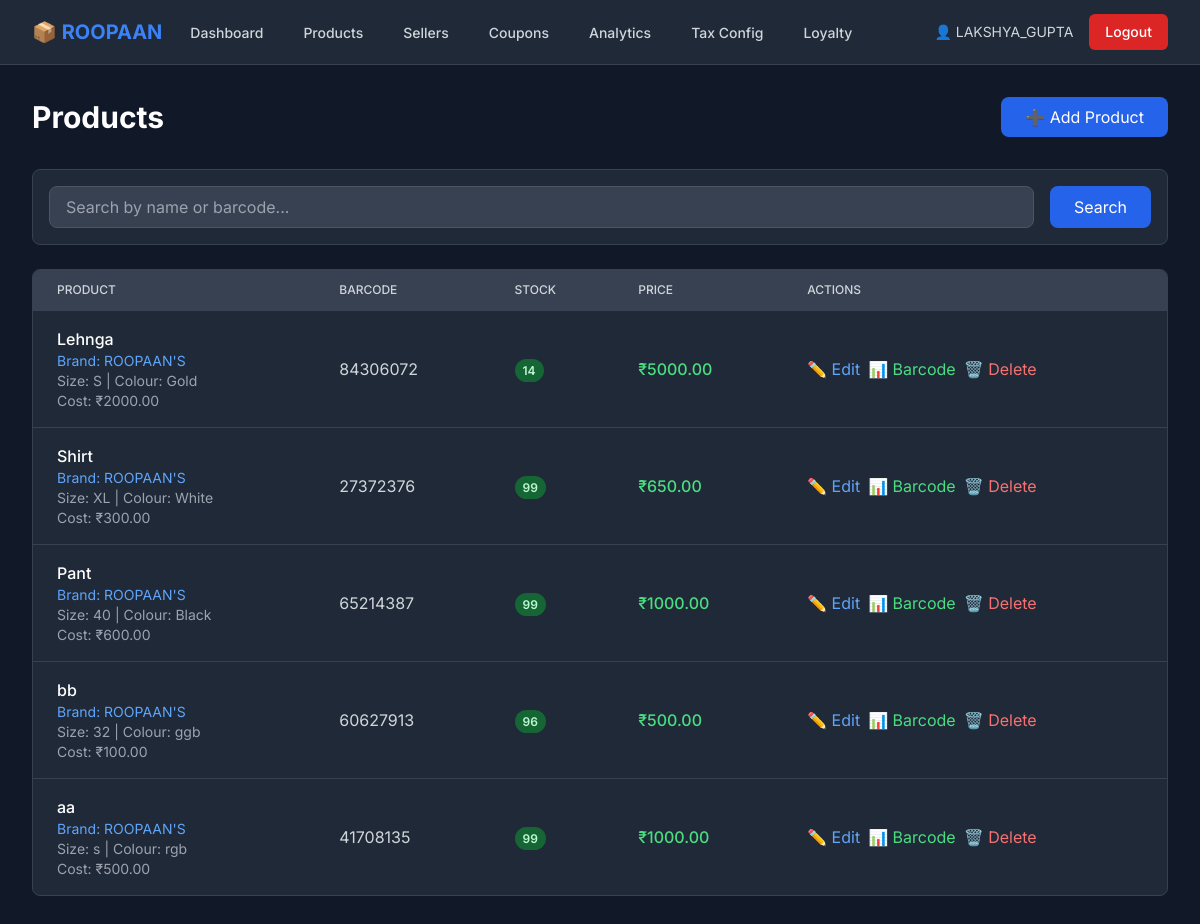
The app's page /inventory/products/ (signed in) with its own data.
### inventory/models.py (models this page shows, shortened)
class User(AbstractUser):
    USER_TYPE_CHOICES = [
        ('inventory', 'Inventory Manager'),
        ('seller', 'Seller'),
    ]
    user_type = models.CharField(max_length=20, choices=USER_TYPE_CHOICES, default='inventory')
    phone = models.CharField(max_length=15, blank=True, null=True)

class Product(models.Model):
    id = models.UUIDField(primary_key=True, default=uuid.uuid4, editable=False)
    name = models.CharField(max_length=255)
    brand = models.CharField(max_length=100, blank=True, null=True, default="ROOPAAN'S")
    size = models.CharField(max_length=50, blank=True, null=True)
    colour = models.CharField(max_length=50, blank=True, null=True)
    barcode = models.CharField(max_length=100, unique=True, blank=True)
    quantity = models.IntegerField(default=0, validators=[MinValueValidator(0)])
    selling_price = models.DecimalField(
        max_digits=10,
        decimal_places=2,
        validators=[MinValueValidator(Decimal('0.00'))]
    )
    cost_price = models.DecimalField(
        max_digits=10,
        decimal_places=2,
        validators=[MinValueValidator(Decimal('0.00'))]
    )
    import_duty = models.DecimalField(
        max_digits=10,
        decimal_places=2,
        default=Decimal('0.00'),
        validators=[MinValueValidator(Decimal('0.00'))]
    )
    description = models.TextField(blank=True, null=True)
    image = models.ImageField(upload_to='products/', blank=True, null=True)
    created_at = models.DateTimeField(auto_now_add=True)
    updated_at = models.DateTimeField(auto_now=True)
    created_by = models.ForeignKey(User, on_delete=models.SET_NULL, null=True)
    class Meta:
        ordering = ['-created_at']

### inventory/views.py (the view)
# urls.py: path('products/', views.product_list, name='product_list'),
@login_required
@user_passes_test(is_inventory_manager)
def product_list(request):
    query = request.GET.get('q', '')
    products = Product.objects.all()
    if query:
        products = products.filter(
            Q(name__icontains=query) |
            Q(barcode__icontains=query)
        )
    context = {'products': products, 'query': query}
    return render(request, 'inventory/product_list.html', context)

### inventory/views.py (called while the page is built)
def is_inventory_manager(user):
    return user.is_authenticated and user.user_type == 'inventory'

### templates/inventory/product_list.html (shortened to what this page needs)
{% extends 'base.html' %}
{% block content %}
<div class="max-w-7xl mx-auto px-4 sm:px-6 lg:px-8 py-8">
    <div class="flex justify-between items-center mb-8">
        <h1 class="text-3xl font-bold text-white">Products</h1>
        <a href="{% url 'inventory:add_product' %}" class="bg-blue-600 hover:bg-blue-700 text-white px-6 py-2 rounded-lg">
            ➕ Add Product
        </a>
    </div>
    <div class="bg-gray-800 rounded-lg p-4 border border-gray-700 mb-6">
        <form method="GET" class="flex gap-4">
            <input type="text" name="q" value="{{ query }}"
                   placeholder="Search by name or barcode..."
                   class="flex-1 px-4 py-2 bg-gray-700 border border-gray-600 rounded-lg focus:outline-none focus:border-blue-500 text-white">
            <button type="submit" class="bg-blue-600 hover:bg-blue-700 text-white px-6 py-2 rounded-lg">
                Search
            </button>
        </form>
    </div>
    <div class="bg-gray-800 rounded-lg border border-gray-700 overflow-hidden">
        <table class="min-w-full divide-y divide-gray-700">
            <thead class="bg-gray-700">
                <tr>
                    <th class="px-6 py-3 text-left text-xs font-medium text-gray-300 uppercase">Product</th>
                    <th class="px-6 py-3 text-left text-xs font-medium text-gray-300 uppercase">Barcode</th>
                    <th class="px-6 py-3 text-left text-xs font-medium text-gray-300 uppercase">Stock</th>
                    <th class="px-6 py-3 text-left text-xs font-medium text-gray-300 uppercase">Price</th>
                    <th class="px-6 py-3 text-left text-xs font-medium text-gray-300 uppercase">Actions</th>
                </tr>
            </thead>
            <tbody class="divide-y divide-gray-700">
                {% for product in products %}
                <tr class="hover:bg-gray-700">
                    <td class="px-6 py-4">
                        <div class="text-white font-medium">{{ product.name }}</div>
                        <div class="text-blue-400 text-sm">Brand: {{ product.brand|default:"ROOPAN'S" }}</div>
                        {% if product.size or product.colour %}
                        <div class="text-gray-400 text-sm">
                            {% if product.size %}Size: {{ product.size }}{% endif %}
                            {% if product.size and product.colour %} | {% endif %}
                            {% if product.colour %}Colour: {{ product.colour }}{% endif %}
                        </div>
                        {% endif %}
                        <div class="text-gray-400 text-sm">Cost: ₹{{ product.cost_price }}</div>
                    </td>
                    <td class="px-6 py-4 text-gray-300">{{ product.barcode }}</td>
                    <td class="px-6 py-4">
                        <span class="px-2 py-1 text-xs font-semibold rounded-full {% if product.quantity <= 10 %}bg-red-800 text-red-200{% else %}bg-green-800 text-green-200{% endif %}">
                            {{ product.quantity }}
                        </span>
                    </td>
                    <td class="px-6 py-4 text-green-400 font-medium">₹{{ product.selling_price }}</td>
                    <td class="px-6 py-4">
                        <div class="flex gap-2">
                            <a href="{% url 'inventory:edit_product' product.id %}" class="text-blue-400 hover:text-blue-300">✏️ Edit</a>
                            <a href="{% url 'inventory:generate_barcode' product.id %}" class="text-green-400 hover:text-green-300">📊 Barcode</a>
                            <form method="POST" action="{% url 'inventory:delete_product' product.id %}"
                                  onsubmit="return confirm('⚠️ Are you sure you want to delete {{ product.name }}? This action cannot be undone!');"
                                  class="inline">
                                <button type="submit" class="text-red-400 hover:text-red-300">🗑️ Delete</button>
                            </form>
                        </div>
                    </td>
                </tr>
                {% empty %}
                <tr>
                    <td colspan="5" class="px-6 py-8 text-center text-gray-400">No products found</td>
                </tr>
                {% endfor %}
            </tbody>
        </table>
    </div>
</div>
{% endblock %}

### templates/base.html (shortened to what this page needs)
<!DOCTYPE html>
<html lang="en" class="dark">
<head>
    <script src="https://cdn.tailwindcss.com"></script>
</head>
<body class="bg-gray-900 text-gray-100">
    {% if user.is_authenticated %}
    <nav class="bg-gray-800 border-b border-gray-700">
        <div class="max-w-7xl mx-auto px-4 sm:px-6 lg:px-8">
            <div class="flex justify-between h-16">
                <div class="flex">
                    <div class="flex-shrink-0 flex items-center">
                        <h1 class="text-xl font-bold text-blue-500">📦 ROOPAAN</h1>
                    </div>
                    <div class="hidden sm:ml-6 sm:flex sm:space-x-8">
                        {% if user.user_type == 'inventory' %}
                        <a href="{% url 'inventory:dashboard' %}" class="border-transparent text-gray-300 hover:border-gray-300 hover:text-white inline-flex items-center px-1 pt-1 border-b-2 text-sm font-medium">
                            Dashboard
                        </a>
                        <a href="{% url 'inventory:product_list' %}" class="border-transparent text-gray-300 hover:border-gray-300 hover:text-white inline-flex items-center px-1 pt-1 border-b-2 text-sm font-medium">
                            Products
                        </a>
                        <a href="{% url 'inventory:seller_list' %}" class="border-transparent text-gray-300 hover:border-gray-300 hover:text-white inline-flex items-center px-1 pt-1 border-b-2 text-sm font-medium">
                            Sellers
                        </a>
                        <a href="{% url 'inventory:coupon_list' %}" class="border-transparent text-gray-300 hover:border-gray-300 hover:text-white inline-flex items-center px-1 pt-1 border-b-2 text-sm font-medium">
                            Coupons
                        </a>
                        <a href="{% url 'analytics:dashboard' %}" class="border-transparent text-gray-300 hover:border-gray-300 hover:text-white inline-flex items-center px-1 pt-1 border-b-2 text-sm font-medium">
                            Analytics
                        </a>
                        <a href="{% url 'inventory:tax_config' %}" class="border-transparent text-gray-300 hover:border-gray-300 hover:text-white inline-flex items-center px-1 pt-1 border-b-2 text-sm font-medium">
                            Tax Config
                        </a>
                        <a href="{% url 'inventory:loyalty_config' %}" class="border-transparent text-gray-300 hover:border-gray-300 hover:text-white inline-flex items-center px-1 pt-1 border-b-2 text-sm font-medium">
                            Loyalty
                        </a>
                        {% endif %}
                    </div>
                </div>
                <div class="flex items-center">
                    <span class="text-gray-300 text-sm mr-4">👤 {{ user.username }}</span>
                    <a href="{% url 'logout' %}" class="bg-red-600 hover:bg-red-700 text-white px-4 py-2 rounded-md text-sm font-medium">
                        Logout
                    </a>
                </div>
            </div>
        </div>
    </nav>
    {% endif %}
    <main>
        {% block content %}
        {% endblock %}
    </main>
</body>
</html>

### templates/base.html (style rules this page uses)
body { font-family: 'Inter', sans-serif; }

### records on screen
User: username "LAKSHYA_GUPTA"
Product: name "Lehnga", brand "ROOPAAN'S", size "S", colour "Gold", cost_price "2000.00", barcode "84306072", quantity "14", selling_price "5000.00"
Product: name "Shirt", brand "ROOPAAN'S", size "XL", colour "White", cost_price "300.00", barcode "27372376", quantity "99", selling_price "650.00"
Product: name "Pant", brand "ROOPAAN'S", size "40", colour "Black", cost_price "600.00", barcode "65214387", quantity "99", selling_price "1000.00"
Product: name "bb", brand "ROOPAAN'S", size "32", colour "ggb", cost_price "100.00", barcode "60627913", quantity "96", selling_price "500.00"
Product: name "aa", brand "ROOPAAN'S", size "s", colour "rgb", cost_price "500.00", barcode "41708135", quantity "99", selling_price "1000.00"
